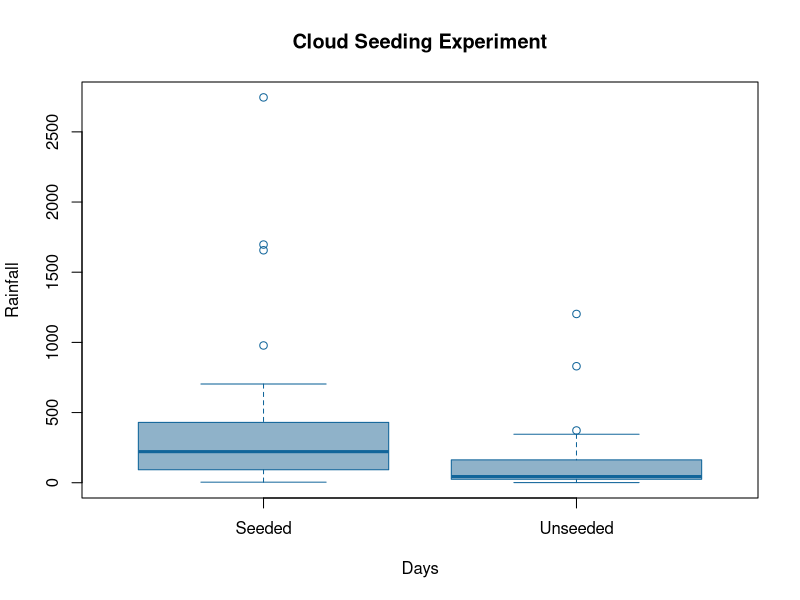

Reproduce this figure in R.
#data
Mydata <- read.csv("days.csv",head = T)

#plot
boxplot(Rainfall~Days, data=Mydata,
        main = "Cloud Seeding Experiment",
        col = "#8fb2c9",
        border = "#11659a")

#do a one-way anova to prove if seeding have an effect on rainfall 
anova <- aov(Rainfall ~ Days,data = Mydata)
summary(anova)

# good work
